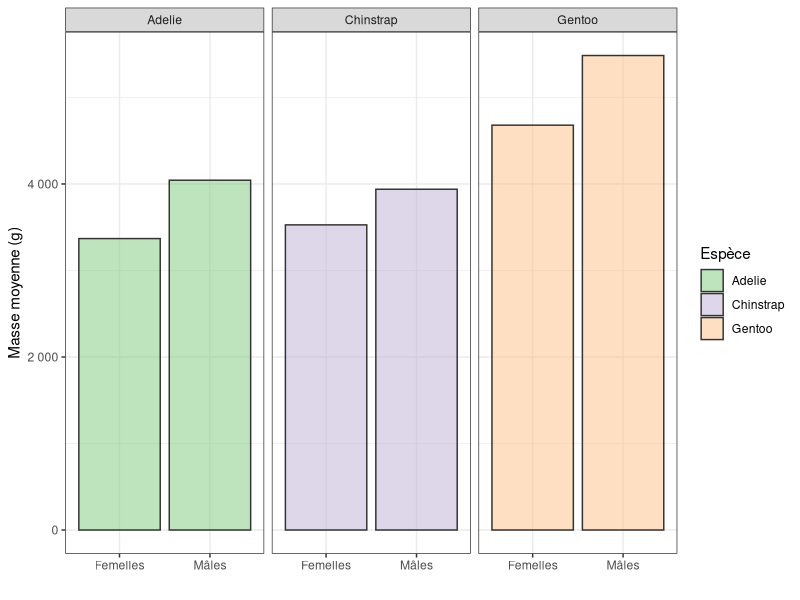

This chart was generated by the following R code: (Note: this script raises an error after producing the figure.)
## ---- chunk 1
#| message: false
#| warning: false

library(tidyverse)
library(palmerpenguins)
library(scales)
## ---- chunk 2
penguins |> 
  filter(!is.na(sex)) |> 
  summarise(moyenne = mean(body_mass_g, na.rm = TRUE),
            .by = c(species, sex))
## ---- chunk 3
masses <- penguins |> 
  filter(!is.na(sex)) |> 
  summarise(moyenne = mean(body_mass_g, na.rm = TRUE),
            .by = c(species, sex))
## ---- chunk 4
#| label: fig-meanmass
#| fig-cap: "Comparison des tailles moyennes observées chez les mâles et les femelles de 3 espèces de manchots"

masses |> 
  ggplot(aes(x = sex, y = moyenne, fill = species)) +
  geom_col(color = "grey20", alpha = 0.5) +
  facet_wrap(~species, nrow = 1) +
  labs(x = "", y = "Masse moyenne (g)", fill = "Espèce") +
  theme_bw() +
  scale_fill_brewer(palette = "Accent") +
  scale_y_continuous(labels = number_format()) +
  scale_x_discrete(labels = c("Femelles", "Mâles"))
## ---- chunk 5
penguins |> 
  filter(!is.na(sex)) |> 
  summarise(moyenne = mean(body_mass_g, na.rm = TRUE),
            N_obs = n(),
            erreur_standard = sd(body_mass_g, na.rm = TRUE) / sqrt(N_obs),
            .by = c(species, sex))
## ---- chunk 6
masses_se <- penguins |> 
  filter(!is.na(sex)) |> 
  summarise(moyenne = mean(body_mass_g, na.rm = TRUE),
            N_obs = n(),
            erreur_standard = sd(body_mass_g, na.rm = TRUE) / sqrt(N_obs),
            .by = c(species, sex))
## ---- chunk 7
penguins |> 
  filter(!is.na(sex)) |> 
  reframe(mean_se(body_mass_g), 
          .by = c(species, sex))
## ---- chunk 8
penguins |> 
  filter(!is.na(sex)) |> 
  reframe(mean_se(body_mass_g, mult = 1.96), 
          .by = c(species, sex))
## ---- chunk 9
penguins |> 
  filter(!is.na(sex)) |> 
  reframe(mean_cl_normal(body_mass_g), 
          .by = c(species, sex))
## ---- chunk 10
masses_se
## ---- chunk 11
masses_se_bornes <- penguins |> 
  filter(!is.na(sex)) |> 
  reframe(mean_se(body_mass_g),
            .by = c(species, sex)) |> 
  rename(moyenne = y,
         moyenne_moins_se = ymin,
         moyenne_plus_se = ymax)

masses_se_bornes
## ---- chunk 12
masses_ci_approx <- penguins |> 
  filter(!is.na(sex)) |> 
  reframe(mean_se(body_mass_g, mult = 1.96), 
          .by = c(species, sex)) |> 
  rename(moyenne = y,
         ci_borne_inf = ymin,
         ci_borne_sup = ymax)

masses_ci_approx
## ---- chunk 13
masses_ci <- penguins |> 
  filter(!is.na(sex)) |> 
  reframe(mean_cl_normal(body_mass_g), 
          .by = c(species, sex)) |> 
  rename(moyenne = y,
         ci_borne_inf = ymin,
         ci_borne_sup = ymax)

masses_ci
## ---- chunk 14
#| layout-ncol: 2

masses_ci_approx
masses_ci
